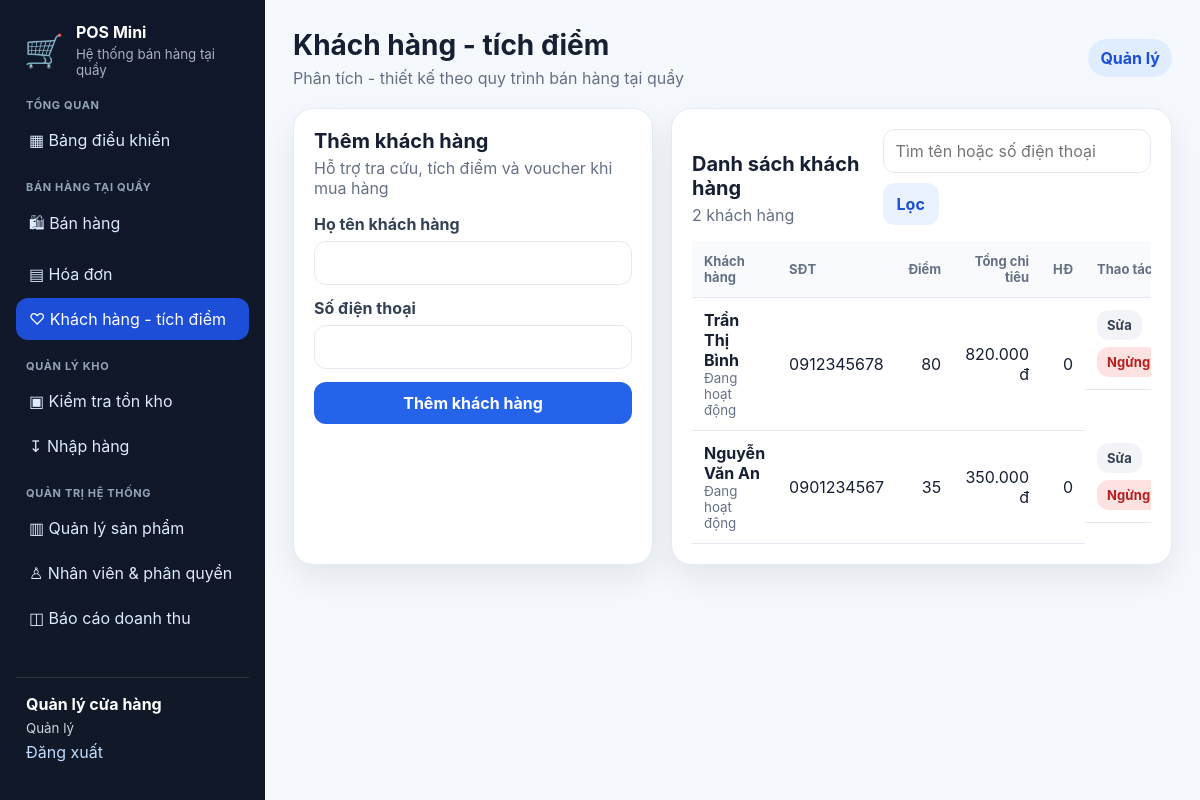
The page /code/customers.php (signed in) on the database its author committed.
### tables this page shows
CREATE TABLE customers (
  id INT AUTO_INCREMENT PRIMARY KEY,
  name VARCHAR(120) NOT NULL,
  phone VARCHAR(20) NOT NULL UNIQUE,
  points INT NOT NULL DEFAULT 0,
  total_spent DECIMAL(15,2) NOT NULL DEFAULT 0,
  status TINYINT(1) NOT NULL DEFAULT 1,
  created_at DATETIME NOT NULL DEFAULT CURRENT_TIMESTAMP
);

### code/customers.php (the view, shortened to what this page needs)
<?php
require_once __DIR__ . '/config/config.php';
$pdo = db();
$edit = null;
$q = trim((string)($_GET['q'] ?? ''));
$sql = 'SELECT c.*, COUNT(i.id) AS invoice_count FROM customers c LEFT JOIN invoices i ON i.customer_id=c.id AND i.status="paid" WHERE 1=1';
$params = [];
$sql .= ' GROUP BY c.id ORDER BY c.id DESC';
$stmt = $pdo->prepare($sql);
$stmt->execute($params);
$customers = $stmt->fetchAll();
?>
<div class="two-column">
    <section class="panel form-panel">
        <div class="panel-heading"><div><h2><?= $edit ? 'Cập nhật khách hàng' : 'Thêm khách hàng' ?></h2><p>Hỗ trợ tra cứu, tích điểm và voucher khi mua hàng</p></div></div>
        <form method="post" class="form-grid one-column">
            <label>Họ tên khách hàng<input name="name" value="<?= e($edit['name'] ?? '') ?>" required></label>
            <label>Số điện thoại<input name="phone" value="<?= e($edit['phone'] ?? '') ?>" required maxlength="11"></label>
            <button class="btn primary"><?= $edit ? 'Lưu thay đổi' : 'Thêm khách hàng' ?></button>
        </form>
    </section>
    <section class="panel">
        <div class="panel-heading responsive"><div><h2>Danh sách khách hàng</h2><p><?= count($customers) ?> khách hàng</p></div><form class="filter-form"><input name="q" value="<?= e($q) ?>" placeholder="Tìm tên hoặc số điện thoại"><button class="btn secondary">Lọc</button></form></div>
        <div class="table-wrap"><table><thead><tr><th>Khách hàng</th><th>SĐT</th><th class="right">Điểm</th><th class="right">Tổng chi tiêu</th><th class="right">HĐ</th><th>Thao tác</th></tr></thead><tbody>
        <?php foreach ($customers as $c): ?><tr>
            <td><strong><?= e($c['name']) ?></strong><small class="block muted"><?= (int)$c['status']===1?'Đang hoạt động':'Ngừng theo dõi' ?></small></td>
            <td><?= e($c['phone']) ?></td><td class="right"><?= (int)$c['points'] ?></td><td class="right"><?= money($c['total_spent']) ?></td><td class="right"><?= (int)$c['invoice_count'] ?></td>
            <td class="actions"><a class="btn small ghost" href="?edit=<?= (int)$c['id'] ?>">Sửa</a><?php if (is_admin()): ?><form method="post"><button class="btn small <?= (int)$c['status']===1?'danger':'secondary' ?>" data-confirm="Đổi trạng thái khách hàng?"><?= (int)$c['status']===1?'Ngừng':'Kích hoạt' ?></button></form><?php endif; ?></td>
        </tr><?php endforeach; ?></tbody></table></div>
    </section>
</div>

### code/assets/css/style.css (style rules this page uses)
:root { --bg:#f5f8fc;--card:#fff;--text:#172033;--muted:#667085;--line:#e5eaf2;--primary:#2563eb;--primary-dark:#1d4ed8;--danger:#dc2626;--success:#15803d;--warning:#d97706;--sidebar:#0f172a;--shadow:0 14px 35px rgba(15,23,42,.08) }
* { box-sizing:border-box }
body { margin:0;font-family:Inter,Segoe UI,Arial,sans-serif;background:var(--bg);color:var(--text) }
a { color:inherit;text-decoration:none }
button,input,select,textarea { font:inherit }
.stat-card,.panel { background:var(--card);border:1px solid var(--line);border-radius:20px;box-shadow:var(--shadow) }
.panel { padding:20px;margin-bottom:18px }
.panel-heading { display:flex;align-items:center;justify-content:space-between;gap:16px;margin-bottom:16px }
.panel-heading h2 { margin:0;font-size:20px }
.panel-heading p { margin:5px 0 0;color:var(--muted) }
.panel-heading.responsive { align-items:flex-end }
.two-column { display:grid;grid-template-columns:360px minmax(0,1fr);gap:18px }
.form-grid { display:grid;grid-template-columns:repeat(2,minmax(0,1fr));gap:13px }
.form-grid.one-column { grid-template-columns:1fr }
label { display:grid;gap:7px;color:#344054;font-weight:650 }
input,select,textarea { width:100%;border:1px solid var(--line);border-radius:12px;padding:11px 12px;background:#fff;color:var(--text) }
.filter-form { display:flex;gap:10px;align-items:end;flex-wrap:wrap }
.filter-form input,.filter-form select { min-width:150px }
.btn { border:0;border-radius:12px;padding:11px 14px;cursor:pointer;font-weight:750;display:inline-flex;align-items:center;justify-content:center;gap:6px }
.btn.primary { background:var(--primary);color:#fff }
.btn.secondary { background:#eaf2ff;color:#1d4ed8 }
.btn.ghost { background:#f2f4f7;color:#344054 }
.btn.danger { background:#fee2e2;color:#b91c1c }
.btn.small { padding:7px 10px;font-size:13px }
.table-wrap { overflow:auto }
table { width:100%;border-collapse:collapse }
th,td { padding:12px;border-bottom:1px solid var(--line);text-align:left;vertical-align:middle }
th { font-size:13px;color:#667085;background:#f8fafc }
.right { text-align:right }
.block { display:block }
.muted { color:var(--muted) }
.actions { display:flex;gap:7px;align-items:center;flex-wrap:wrap }
.actions form { margin:0 }

### rows shown on the page
customers: name "Trần Thị Bình", status "Đang hoạt động", phone "0912345678", points "80", total_spent "820.000 đ", invoice_count "0"
customers: name "Nguyễn Văn An", status "Đang hoạt động", phone "0901234567", points "35", total_spent "350.000 đ", invoice_count "0"

### other values the page prints
$user['full_name'] "Quản lý cửa hàng"
role_name($user['role'] ?? null) "Quản lý"
$title "Khách hàng - tích điểm"
role_name() "Quản lý"
count($customers) "2"
